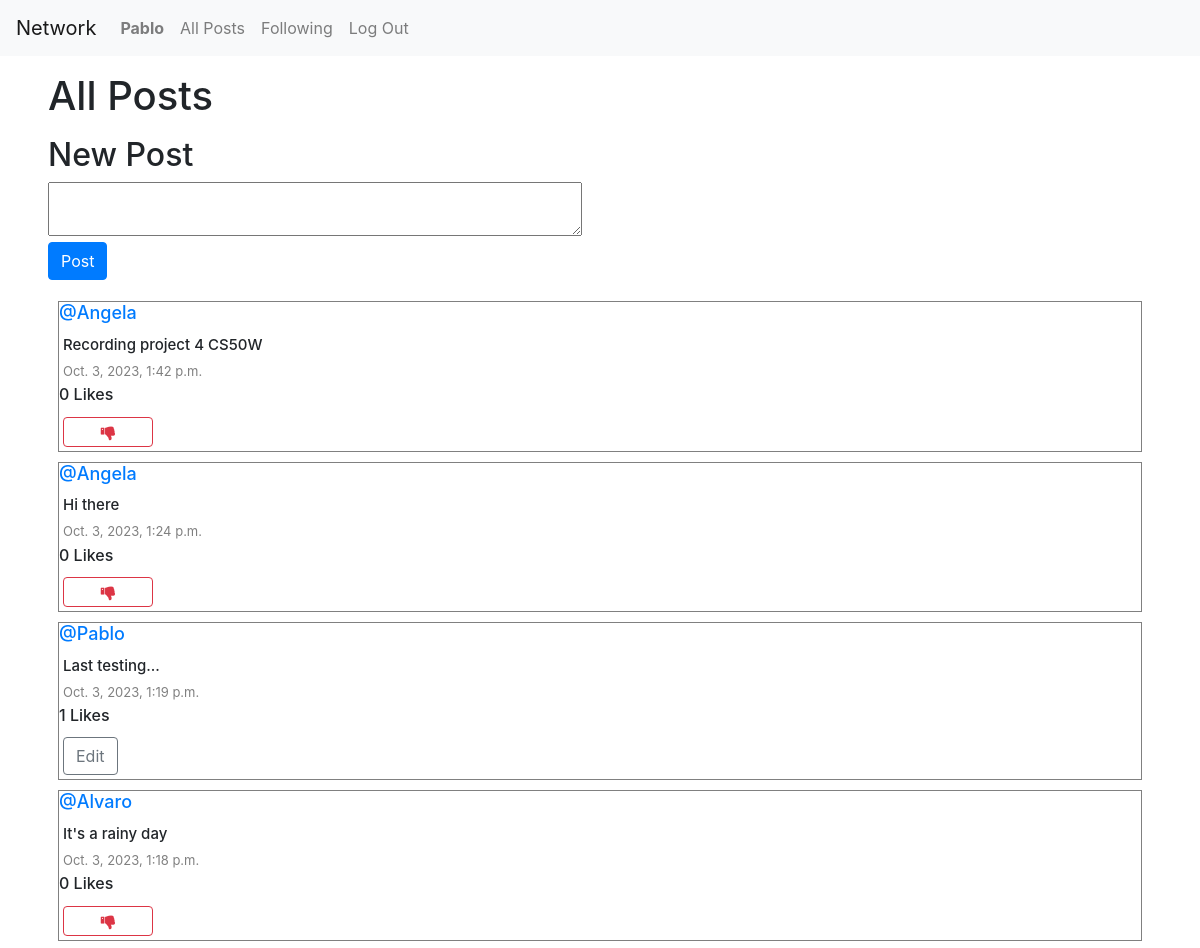
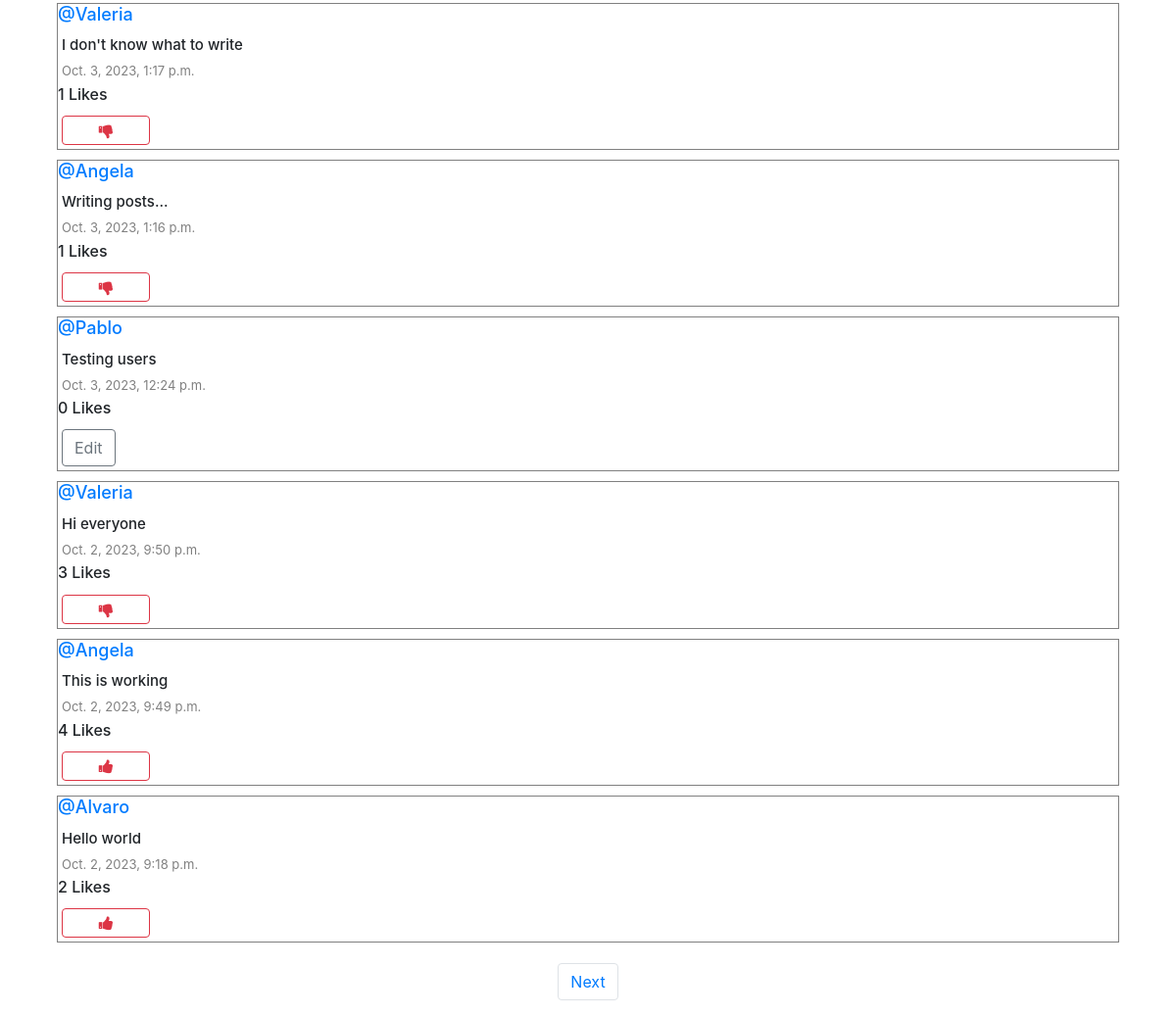
Page / (signed in) on the committed database (2 pictures, top to bottom).
### network/models.py (models this page shows, shortened)
class User(AbstractUser):
    pass

class Post(models.Model):
    contenido = models.CharField(max_length=140)
    usuario = models.ForeignKey(User, on_delete=models.CASCADE, related_name="autor")
    date = models.DateTimeField(auto_now_add=True)
    likes = models.IntegerField(default=0)

### network/views.py (the view)
# urls.py: path("", views.index, name="index"),
def index(request):
    allPosts = Post.objects.all().order_by("id").reverse()
    paginator = Paginator(allPosts, 10)
    getPageNumber = request.GET.get('page')
    posts_on_page = paginator.get_page(getPageNumber)
    likes = Like.objects.all()
    yourLike = []
    try:
        for like in likes:
            if like.user.id == request.user.id:
                yourLike.append(like.post.id)
    except:
        yourLike = []
    return render(request, "network/index.html", {
        "allPosts": allPosts,
        "posts_on_page": posts_on_page,
        "yourLike": yourLike
    })

### network/templates/network/index.html (shortened to what this page needs)
{% extends "network/layout.html" %}
{% block body %}
    <h1 class="my-3 mx-5">All Posts</h1>
    {% if user.is_authenticated %}
        <div class="newpost my-3 mx-5">
           <h2>New Post</h2>
            <form action="{% url 'newPost' %}" method="post">
                <textarea name="content" row="4" cols="50"></textarea>
                <br>
                <input type="submit" value="Post" class="btn btn-primary"/>
            </form>
        </div>
    {% endif %}
    <div class="posts my-3 mx-5">
        {% for post in posts_on_page %}
            <div class="row info-post">
                <h6 class="username"><a href="{% url 'profile_page' user_id=post.usuario.id %}">@{{ post.usuario }}</a></h6>
                <h6 class="content my-1 mx-1" id="contenido-{{ post.id }}">{{ post.contenido }}</h6>
                <p class="date my-1 mx-1">{{ post.date }}</p>
                <span id="like-count-{{ post.id }}"><strong><h6>{{ post.likes }} Likes</h6></strong></span>
                {% if user.is_authenticated %}
                    {% if user == post.usuario %}
                        <div class="d-flex justify-content-aroud">
                            <button class="btn btn-outline-secondary my-1 mx-1" data-toggle="modal" data-target="#modal_edit_post_{{ post.id }}">Edit</button>
                        </div>
                    {% else %}
                        {% if post.id in yourLike %}
                        <button class="btn btn-outline-danger fa fa-thumbs-up col-1 my-1 mx-1" onclick="likeFunction({{ post.id }}, {{ yourLike }})" id="{{ post.id }}"></button>
                        {% else %}
                        <button class="btn btn-outline-danger fa fa-thumbs-down col-1 my-1 mx-1" onclick="likeFunction({{ post.id }}, {{ yourLike }})" id="{{ post.id }}"></button>
                        {% endif %}
                    {% endif %}
                {% endif %}
            </div>
        {% endfor %}
    </div>
    <nav aria-label="Page navigation example">
        <ul class="pagination d-flex justify-content-center">
            {% if posts_on_page.has_next %}
                <li class="page-item"><a class="page-link" href="?page={{ posts_on_page.next_page_number }}">Next</a></li>
            {% endif %}
        </ul>
    </nav>
{% endblock %}

### network/templates/network/layout.html (shortened to what this page needs)
{% load static %}
<!DOCTYPE html>
<html lang="en">
    <head>
        <link rel="stylesheet" href="https://stackpath.bootstrapcdn.com/bootstrap/4.4.1/css/bootstrap.min.css">
        <link href="{% static 'network/styles.css' %}" rel="stylesheet">
        <link rel="stylesheet" href="https://cdnjs.cloudflare.com/ajax/libs/font-awesome/4.7.0/css/font-awesome.min.css">
    </head>
    <body>
        <nav class="navbar navbar-expand-lg navbar-light bg-light">
            <a class="navbar-brand" href="{% url 'index' %}">Network</a>
            <div>
              <ul class="navbar-nav mr-auto">
                {% if user.is_authenticated %}
                    <li class="nav-item">
                        <a class="nav-link" href="{% url 'profile_page' user_id=user.id %}"><strong>{{ user.username }}</strong></a>
                    </li>
                {% endif %}
                <li class="nav-item">
                  <a class="nav-link" href="{% url 'index' %}">All Posts</a>
                </li>
                {% if user.is_authenticated %}
                    <li class="nav-item">
                        <a class="nav-link" href="{% url 'follows' %}">Following</a>
                    </li>
                    <li class="nav-item">
                        <a class="nav-link" href="{% url 'logout' %}">Log Out</a>
                    </li>
                {% endif %}
              </ul>
            </div>
          </nav>
        <div class="body">
            {% block body %}
            {% endblock %}
        </div>
    </body>
</html>

### network/static/network/styles.css (style rules this page uses)
.newpost { display: flex; flex-direction: column; justify-content: flex-start; align-items: flex-start; }
.posts { display: flex; justify-content: flex-start; flex-direction: column; margin: 20px; }
.info-post { border: 0.1px solid grey; display: flex; justify-content: center; flex-direction: column; box-sizing: border-box; margin: 5px 10px; }
.content { font-size: 15px; }
.username { font-size: 18px; }
.date { color: gray; font-size: 13px; }

### rows in the picture
User: username "Pablo"
Post: usuario "Angela", contenido "Recording project 4 CS50W", date "Oct. 3, 2023, 1:42 p.m.", likes "0"
Post: usuario "Angela", contenido "Hi there", date "Oct. 3, 2023, 1:24 p.m.", likes "0"
Post: usuario "Pablo", contenido "Last testing...", date "Oct. 3, 2023, 1:19 p.m.", likes "1"
Post: usuario "Alvaro", contenido "It's a rainy day", date "Oct. 3, 2023, 1:18 p.m.", likes "0"
Post: usuario "Valeria", contenido "I don't know what to write", date "Oct. 3, 2023, 1:17 p.m.", likes "1"
Post: usuario "Angela", contenido "Writing posts...", date "Oct. 3, 2023, 1:16 p.m.", likes "1"
Post: usuario "Pablo", contenido "Testing users", date "Oct. 3, 2023, 12:24 p.m.", likes "0"
Post: usuario "Valeria", contenido "Hi everyone", date "Oct. 2, 2023, 9:50 p.m.", likes "3"
Post: usuario "Angela", contenido "This is working", date "Oct. 2, 2023, 9:49 p.m.", likes "4"
Post: usuario "Alvaro", contenido "Hello world", date "Oct. 2, 2023, 9:18 p.m.", likes "2"
